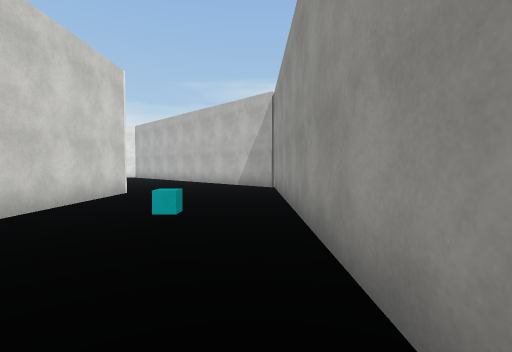
View 1 (above)

16 first-person views from a walk through a 3-D level made in the Unity game engine. The camera is 1.4 m above the floor, tilts 2° down and sees 85° across. The floor is counted in squares, 2 m on a side. Each view is taken from the middle of a square. On the plan, view 1 faces up. The plan holds only what a view shows up to about 9 squares ahead; the rest is blank. The place goes on beyond the plan. The player character is not drawn. Surface patterns are stand-ins for the level's own textures.

View 2
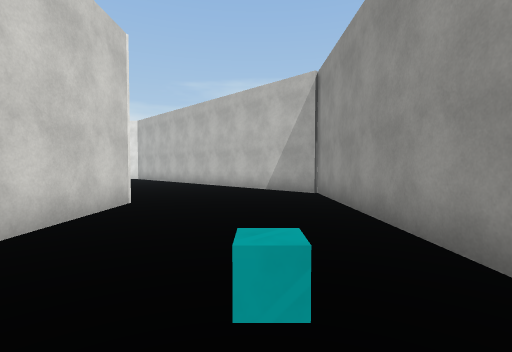

View 3
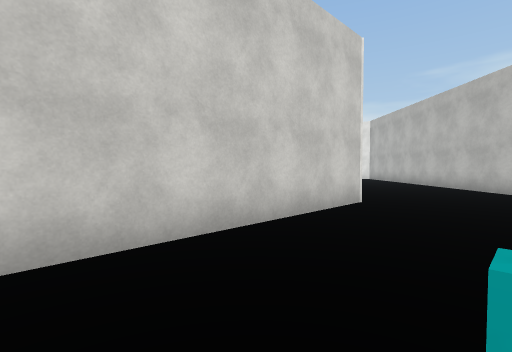

View 4
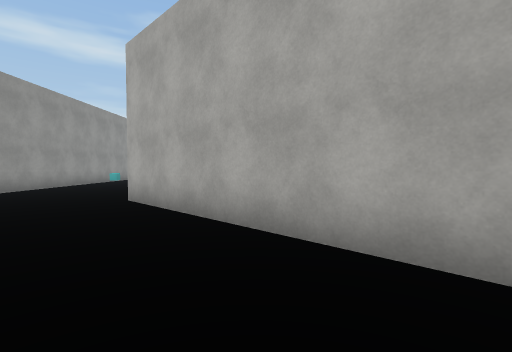

View 5
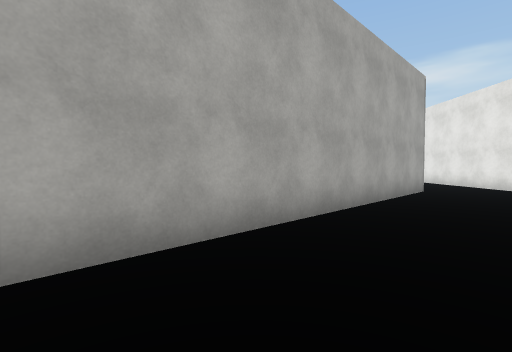

View 6
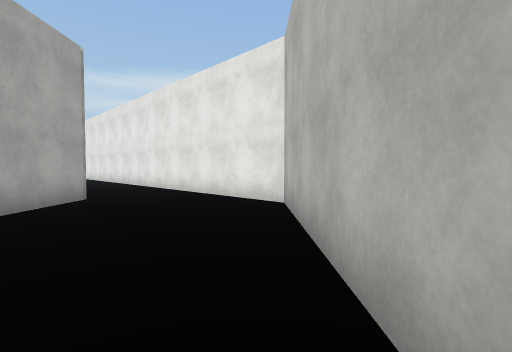

View 7
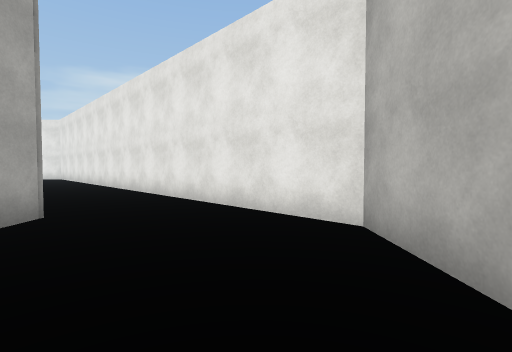

View 8
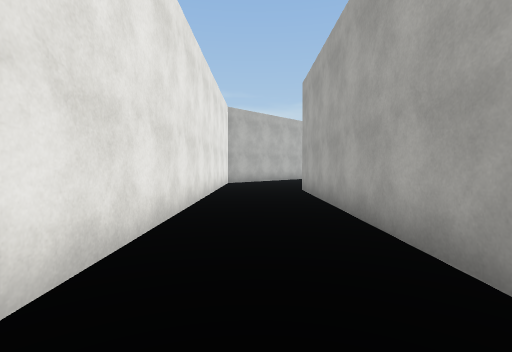

View 9
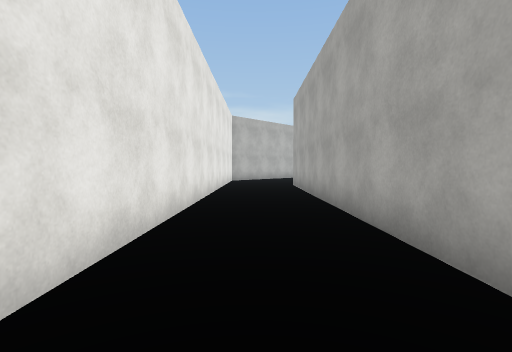

View 10
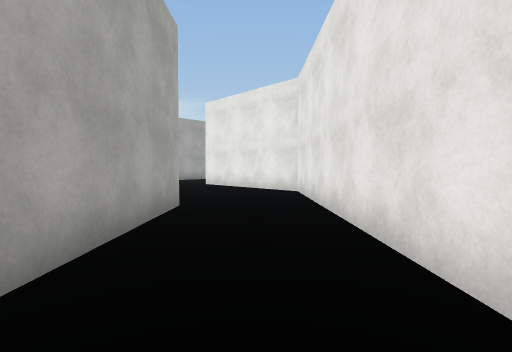

View 11
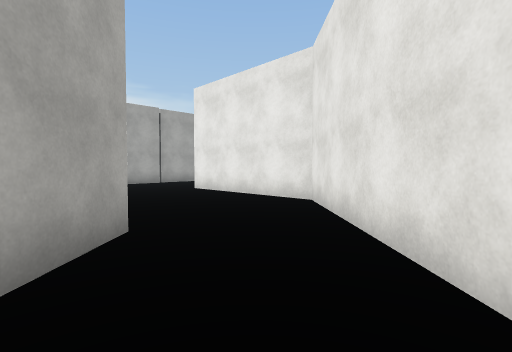

View 12
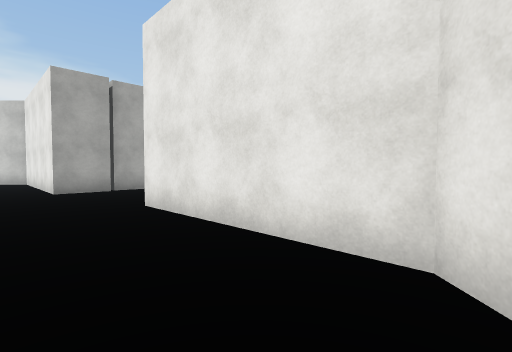

View 13
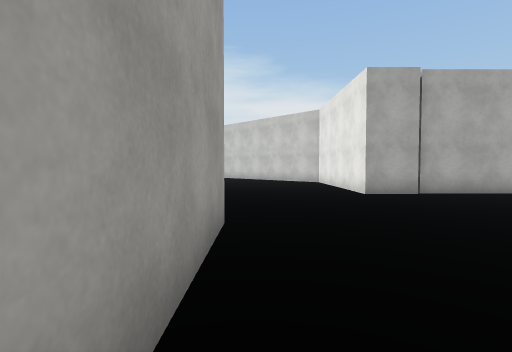

View 14
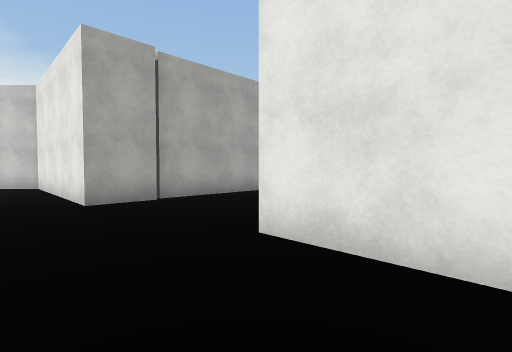

View 15
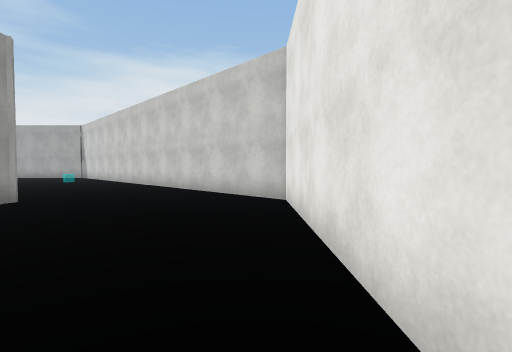

View 16
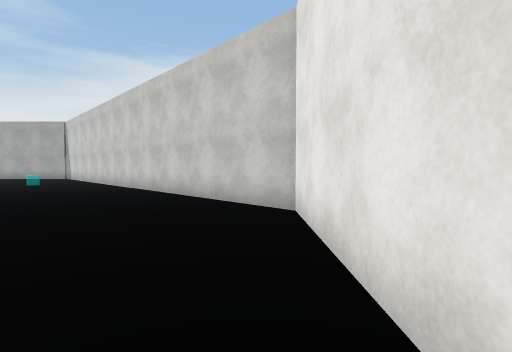

### Floor plan
Points are (right, up) in squares from view 1. A wall is a line through its corners. A room is listed if a view was taken in it or the views show most of it. See-through windows are left out.
Room 1 (views 1, 2, 3, 4, 5, 6, 7, 8, 9, 10, 11, 12, 13, 14, 15, 16)
walls: (-24.2, 11.3) (-22, 13.5); (-28.6, 3.7) (-28.3, 4.1); (-21, 14.6) (-10.7, 14.6) (-3.4, 7.3) (-3.4, 2); (0.6, 0.6) (0.6, 9.2) (-7.4, 17.2) (-23.8, 17.2) (-27, 14); (-32.2, 14.1) (-29, 10.9) (-32.5, 7.3) (-32.5, 0.8)

Where each view was taken, in squares from view 1:
view 1: 0 up, 0 right, facing up
view 2: 2 up, 1 left, facing up
view 3: 2 up, 1 left, facing up-left
view 4: 13 up, 6 left, facing down
view 5: 10 up, 3 left, facing left
view 6: 13 up, 4 left, facing up-left
view 7: 14 up, 6 left, facing up-left
view 8: 16 up, 19 left, facing right
view 9: 16 up, 21 left, facing right
view 10: 16 up, 16 left, facing left
view 11: 16 up, 18 left, facing left
view 12: 16 up, 22 left, facing left
view 13: 14 up, 22 left, facing down-left
view 14: 14 up, 24 left, facing left
view 15: 11 up, 28 left, facing down-left
view 16: 10 up, 29 left, facing down-left
